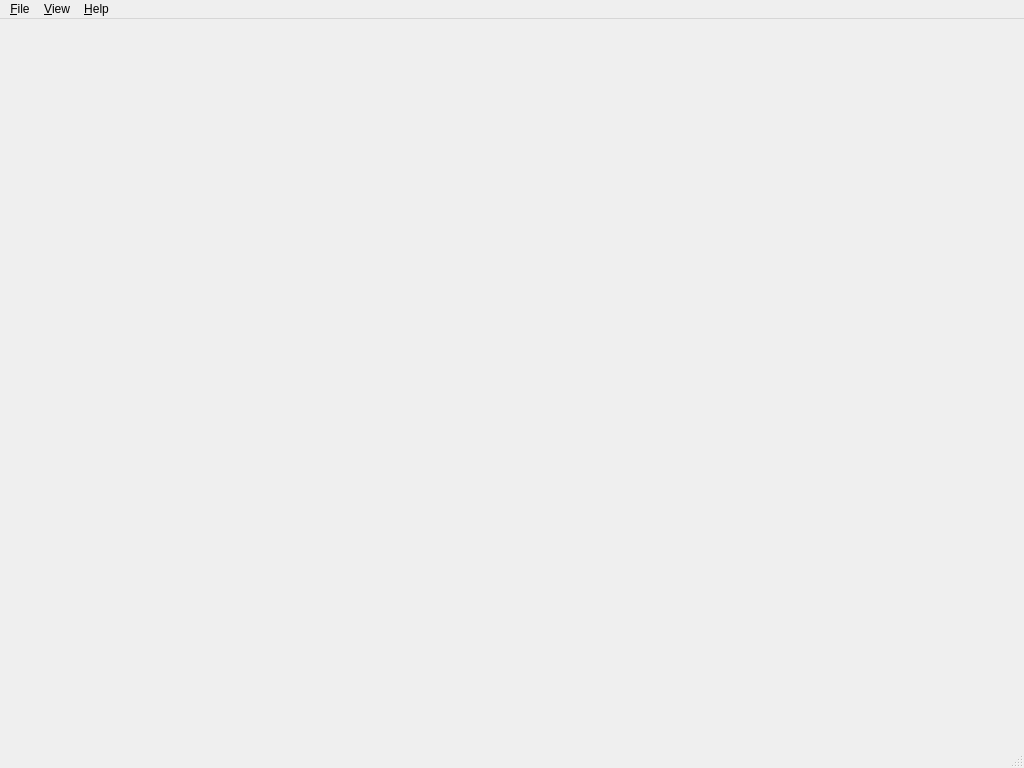
<?xml version="1.0" encoding="UTF-8"?>
<ui version="4.0">
 <class>MainWindow</class>
 <widget class="QMainWindow" name="MainWindow">
  <property name="geometry">
   <rect>
    <x>0</x>
    <y>0</y>
    <width>1024</width>
    <height>768</height>
   </rect>
  </property>
  <property name="windowTitle">
   <string>QtViewer</string>
  </property>
  <widget class="QWidget" name="central_widget">
   <property name="mouseTracking">
    <bool>true</bool>
   </property>
   <layout class="QHBoxLayout" name="horizontalLayout">
    <property name="spacing">
     <number>0</number>
    </property>
    <property name="margin">
     <number>0</number>
    </property>
    <item>
     <widget class="OpenGLWidget" name="opengl_widget" native="true"/>
    </item>
   </layout>
  </widget>
  <widget class="QMenuBar" name="menubar">
   <property name="geometry">
    <rect>
     <x>0</x>
     <y>0</y>
     <width>1024</width>
     <height>30</height>
    </rect>
   </property>
   <widget class="QMenu" name="menu_file">
    <property name="title">
     <string>&amp;File</string>
    </property>
    <addaction name="action_file_open"/>
    <addaction name="action_file_save"/>
    <addaction name="separator"/>
    <addaction name="action_file_check"/>
    <addaction name="separator"/>
    <addaction name="action_file_close"/>
    <addaction name="action_file_quit"/>
   </widget>
   <widget class="QMenu" name="menu_view">
    <property name="title">
     <string>&amp;View</string>
    </property>
    <addaction name="action_view_flat"/>
    <addaction name="action_view_smooth"/>
    <addaction name="separator"/>
    <addaction name="action_view_solid"/>
    <addaction name="action_view_wireframe"/>
    <addaction name="action_view_hiddenlines"/>
    <addaction name="separator"/>
    <addaction name="action_view_antialiasing"/>
    <addaction name="separator"/>
    <addaction name="action_view_reset"/>
   </widget>
   <widget class="QMenu" name="menu_help">
    <property name="title">
     <string>&amp;Help</string>
    </property>
    <addaction name="action_help_about"/>
    <addaction name="action_help_opengl"/>
    <addaction name="action_help_qt"/>
   </widget>
   <addaction name="menu_file"/>
   <addaction name="menu_view"/>
   <addaction name="menu_help"/>
  </widget>
  <widget class="QStatusBar" name="statusbar"/>
  <action name="action_file_open">
   <property name="text">
    <string>&amp;Open...</string>
   </property>
   <property name="toolTip">
    <string>Open a VRML file ...</string>
   </property>
   <property name="shortcut">
    <string>O</string>
   </property>
  </action>
  <action name="action_file_save">
   <property name="text">
    <string>&amp;Save...</string>
   </property>
   <property name="toolTip">
    <string>Save to a VRML file ...</string>
   </property>
   <property name="shortcut">
    <string>S</string>
   </property>
  </action>
  <action name="action_file_check">
   <property name="text">
    <string>&amp;Check</string>
   </property>
   <property name="toolTip">
    <string>Check different parameters of the current mesh</string>
   </property>
   <property name="shortcut">
    <string>X</string>
   </property>
  </action>
  <action name="action_file_close">
   <property name="text">
    <string>C&amp;lose</string>
   </property>
   <property name="toolTip">
    <string>Close the current mesh</string>
   </property>
   <property name="shortcut">
    <string>W</string>
   </property>
  </action>
  <action name="action_file_quit">
   <property name="text">
    <string>&amp;Quit</string>
   </property>
   <property name="toolTip">
    <string>Quit the application</string>
   </property>
   <property name="shortcut">
    <string>Esc</string>
   </property>
  </action>
  <action name="action_view_flat">
   <property name="checkable">
    <bool>true</bool>
   </property>
   <property name="checked">
    <bool>false</bool>
   </property>
   <property name="text">
    <string>&amp;Flat Shading</string>
   </property>
   <property name="toolTip">
    <string>Enable flat shading</string>
   </property>
   <property name="shortcut">
    <string>F</string>
   </property>
  </action>
  <action name="action_view_smooth">
   <property name="checkable">
    <bool>true</bool>
   </property>
   <property name="checked">
    <bool>true</bool>
   </property>
   <property name="text">
    <string>&amp;Smooth shading</string>
   </property>
   <property name="toolTip">
    <string>Enable smooth shading</string>
   </property>
   <property name="shortcut">
    <string>G</string>
   </property>
  </action>
  <action name="action_view_wireframe">
   <property name="checkable">
    <bool>true</bool>
   </property>
   <property name="text">
    <string>&amp;Wireframe</string>
   </property>
   <property name="toolTip">
    <string>Enable wireframe rendering</string>
   </property>
   <property name="shortcut">
    <string>2</string>
   </property>
  </action>
  <action name="action_view_antialiasing">
   <property name="checkable">
    <bool>true</bool>
   </property>
   <property name="checked">
    <bool>true</bool>
   </property>
   <property name="text">
    <string>&amp;Antialiasing</string>
   </property>
   <property name="toolTip">
    <string>Enable antialiasing</string>
   </property>
   <property name="shortcut">
    <string>A</string>
   </property>
  </action>
  <action name="action_view_reset">
   <property name="text">
    <string>&amp;Reset</string>
   </property>
   <property name="toolTip">
    <string>Reset the current view</string>
   </property>
   <property name="shortcut">
    <string>R</string>
   </property>
  </action>
  <action name="action_help_about">
   <property name="text">
    <string>&amp;About QtViewer...</string>
   </property>
   <property name="toolTip">
    <string>About this application</string>
   </property>
   <property name="shortcut">
    <string>F1</string>
   </property>
  </action>
  <action name="action_help_opengl">
   <property name="text">
    <string>About &amp;OpenGL...</string>
   </property>
   <property name="toolTip">
    <string>OpenGL informations</string>
   </property>
   <property name="shortcut">
    <string>F3</string>
   </property>
  </action>
  <action name="action_help_qt">
   <property name="text">
    <string>About &amp;Qt...</string>
   </property>
   <property name="shortcut">
    <string>F2</string>
   </property>
  </action>
  <action name="action_view_hiddenlines">
   <property name="checkable">
    <bool>true</bool>
   </property>
   <property name="text">
    <string>&amp;Hidden lines</string>
   </property>
   <property name="toolTip">
    <string>Enable wireframe rendering with hidden lines removal</string>
   </property>
   <property name="shortcut">
    <string>3</string>
   </property>
  </action>
  <action name="action_view_solid">
   <property name="checkable">
    <bool>true</bool>
   </property>
   <property name="checked">
    <bool>true</bool>
   </property>
   <property name="text">
    <string>S&amp;olid</string>
   </property>
   <property name="toolTip">
    <string>Enable solid rendering</string>
   </property>
   <property name="shortcut">
    <string>1</string>
   </property>
  </action>
 </widget>
 <customwidgets>
  <customwidget>
   <class>OpenGLWidget</class>
   <extends>QWidget</extends>
   <header>OpenGLWidget</header>
   <container>1</container>
  </customwidget>
 </customwidgets>
 <resources/>
 <connections>
  <connection>
   <sender>action_file_open</sender>
   <signal>triggered()</signal>
   <receiver>MainWindow</receiver>
   <slot>FileOpen()</slot>
   <hints>
    <hint type="sourcelabel">
     <x>-1</x>
     <y>-1</y>
    </hint>
    <hint type="destinationlabel">
     <x>511</x>
     <y>383</y>
    </hint>
   </hints>
  </connection>
  <connection>
   <sender>action_file_save</sender>
   <signal>triggered()</signal>
   <receiver>MainWindow</receiver>
   <slot>FileSave()</slot>
   <hints>
    <hint type="sourcelabel">
     <x>-1</x>
     <y>-1</y>
    </hint>
    <hint type="destinationlabel">
     <x>511</x>
     <y>383</y>
    </hint>
   </hints>
  </connection>
  <connection>
   <sender>action_file_quit</sender>
   <signal>triggered()</signal>
   <receiver>MainWindow</receiver>
   <slot>close()</slot>
   <hints>
    <hint type="sourcelabel">
     <x>-1</x>
     <y>-1</y>
    </hint>
    <hint type="destinationlabel">
     <x>511</x>
     <y>383</y>
    </hint>
   </hints>
  </connection>
  <connection>
   <sender>action_file_check</sender>
   <signal>triggered()</signal>
   <receiver>MainWindow</receiver>
   <slot>FileCheck()</slot>
   <hints>
    <hint type="sourcelabel">
     <x>-1</x>
     <y>-1</y>
    </hint>
    <hint type="destinationlabel">
     <x>511</x>
     <y>383</y>
    </hint>
   </hints>
  </connection>
  <connection>
   <sender>action_file_close</sender>
   <signal>triggered()</signal>
   <receiver>MainWindow</receiver>
   <slot>FileClose()</slot>
   <hints>
    <hint type="sourcelabel">
     <x>-1</x>
     <y>-1</y>
    </hint>
    <hint type="destinationlabel">
     <x>511</x>
     <y>383</y>
    </hint>
   </hints>
  </connection>
  <connection>
   <sender>action_view_flat</sender>
   <signal>triggered()</signal>
   <receiver>MainWindow</receiver>
   <slot>ViewFlat()</slot>
   <hints>
    <hint type="sourcelabel">
     <x>-1</x>
     <y>-1</y>
    </hint>
    <hint type="destinationlabel">
     <x>511</x>
     <y>383</y>
    </hint>
   </hints>
  </connection>
  <connection>
   <sender>action_view_smooth</sender>
   <signal>triggered()</signal>
   <receiver>MainWindow</receiver>
   <slot>ViewSmooth()</slot>
   <hints>
    <hint type="sourcelabel">
     <x>-1</x>
     <y>-1</y>
    </hint>
    <hint type="destinationlabel">
     <x>511</x>
     <y>383</y>
    </hint>
   </hints>
  </connection>
  <connection>
   <sender>action_view_antialiasing</sender>
   <signal>triggered()</signal>
   <receiver>MainWindow</receiver>
   <slot>ViewAntialiasing()</slot>
   <hints>
    <hint type="sourcelabel">
     <x>-1</x>
     <y>-1</y>
    </hint>
    <hint type="destinationlabel">
     <x>511</x>
     <y>383</y>
    </hint>
   </hints>
  </connection>
  <connection>
   <sender>action_view_wireframe</sender>
   <signal>triggered()</signal>
   <receiver>MainWindow</receiver>
   <slot>ViewWireframe()</slot>
   <hints>
    <hint type="sourcelabel">
     <x>-1</x>
     <y>-1</y>
    </hint>
    <hint type="destinationlabel">
     <x>511</x>
     <y>383</y>
    </hint>
   </hints>
  </connection>
  <connection>
   <sender>action_view_reset</sender>
   <signal>triggered()</signal>
   <receiver>MainWindow</receiver>
   <slot>ViewReset()</slot>
   <hints>
    <hint type="sourcelabel">
     <x>-1</x>
     <y>-1</y>
    </hint>
    <hint type="destinationlabel">
     <x>511</x>
     <y>383</y>
    </hint>
   </hints>
  </connection>
  <connection>
   <sender>action_help_about</sender>
   <signal>triggered()</signal>
   <receiver>MainWindow</receiver>
   <slot>HelpAbout()</slot>
   <hints>
    <hint type="sourcelabel">
     <x>-1</x>
     <y>-1</y>
    </hint>
    <hint type="destinationlabel">
     <x>511</x>
     <y>383</y>
    </hint>
   </hints>
  </connection>
  <connection>
   <sender>action_help_qt</sender>
   <signal>triggered()</signal>
   <receiver>MainWindow</receiver>
   <slot>HelpAboutQt()</slot>
   <hints>
    <hint type="sourcelabel">
     <x>-1</x>
     <y>-1</y>
    </hint>
    <hint type="destinationlabel">
     <x>511</x>
     <y>383</y>
    </hint>
   </hints>
  </connection>
  <connection>
   <sender>action_help_opengl</sender>
   <signal>triggered()</signal>
   <receiver>MainWindow</receiver>
   <slot>HelpAboutOpenGL()</slot>
   <hints>
    <hint type="sourcelabel">
     <x>-1</x>
     <y>-1</y>
    </hint>
    <hint type="destinationlabel">
     <x>511</x>
     <y>383</y>
    </hint>
   </hints>
  </connection>
  <connection>
   <sender>action_view_solid</sender>
   <signal>triggered()</signal>
   <receiver>MainWindow</receiver>
   <slot>ViewSolid()</slot>
   <hints>
    <hint type="sourcelabel">
     <x>-1</x>
     <y>-1</y>
    </hint>
    <hint type="destinationlabel">
     <x>511</x>
     <y>383</y>
    </hint>
   </hints>
  </connection>
  <connection>
   <sender>action_view_hiddenlines</sender>
   <signal>triggered()</signal>
   <receiver>MainWindow</receiver>
   <slot>ViewHiddenlines()</slot>
   <hints>
    <hint type="sourcelabel">
     <x>-1</x>
     <y>-1</y>
    </hint>
    <hint type="destinationlabel">
     <x>511</x>
     <y>383</y>
    </hint>
   </hints>
  </connection>
 </connections>
 <slots>
  <slot>FileOpen()</slot>
  <slot>FileSave()</slot>
  <slot>FileCheck()</slot>
  <slot>FileClose()</slot>
  <slot>ViewFlat()</slot>
  <slot>ViewSmooth()</slot>
  <slot>ViewAntialiasing()</slot>
  <slot>ViewColorbar()</slot>
  <slot>ViewWireframe()</slot>
  <slot>ViewReset()</slot>
  <slot>HelpAbout()</slot>
  <slot>HelpAboutQt()</slot>
  <slot>HelpAboutOpenGL()</slot>
  <slot>ViewSolid()</slot>
  <slot>ViewHiddenlines()</slot>
 </slots>
</ui>
